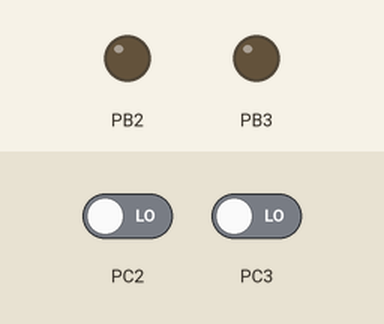
Recording of a program running on a simulated ATmega328P, built with avr-gcc and emulated at 8 MHz. On the bench: output pins drawn as LEDs (lit = HIGH). The test bench sets the inputs (shaded band); at power-on: PC2 LOW, PC3 LOW.

Above: at 1.2 s.
1.3 s: PC2 driven HIGH
At 1.9 s:
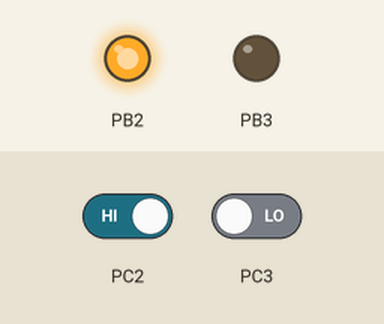
2.8 s: PC3 driven HIGH
At 3.1 s:
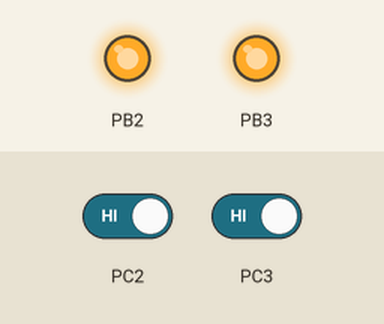
4.3 s: PC2 driven LOW
At 5.4 s:
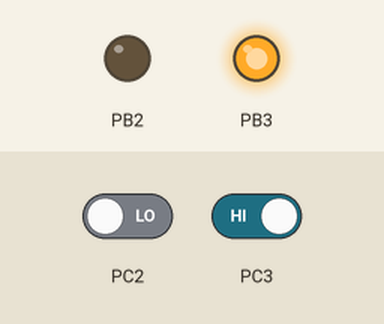
5.8 s: PC3 driven LOW
At 6.5 s:
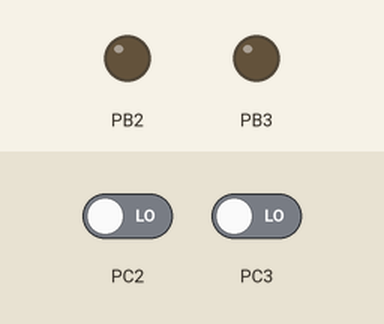
Timing chart, 0 to 8.3 s (numbered marks = the images above; inputs shaded):
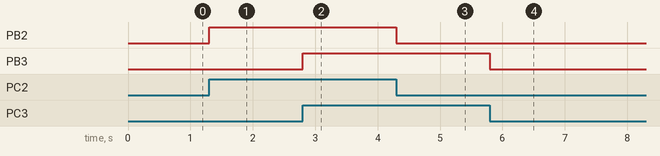

Measured:
- after the input at 1.3 s, PB2: LOW → HIGH at once
- after the input at 2.8 s, PB3: LOW → HIGH at once
- after the input at 4.3 s, PB2: HIGH → LOW at once
- after the input at 5.8 s, PB3: HIGH → LOW at once

The program:

main.c
```c
/*
 * Detectar_Linea.c
 *
 * Created: 3/02/2022 12:14:49 p. m.
 * Author : Carlos F. Quintero
 */
#define F_CPU 8000000U
#include <avr/io.h>
#include <util/delay.h>
#include "Modulo_DeteccionLinea.h"

int main(void)
{
    unsigned char LineaDerecha = 0x04;  //mascara para la detección de la linea por el sensor Derecho robot.
    unsigned char LineaIzquierda = 0x08; //mascara para la detección de la linea por el sensor Izquierdo robot.

    DDRC &= ~(1<<2) & ~(1<<3); // Configura el puerto C2 y C3 como entradas
    DDRB |= (1<<2) | (1<<3); // Configura el puerto B2 Y B3 como salidas

    while (1)
    {
	    if( DeteccionLineaDER(LineaDerecha) && DeteccionLineaIZQ(LineaIzquierda) ){
		    PORTB = (1 << 2) | ( 1 << 3);
	    }
	    else if (  DeteccionLineaDER(LineaDerecha) && !DeteccionLineaIZQ(LineaIzquierda) ){
		    PORTB |= ( 1 << 2 );
		    PORTB &= ~( 1 << 3 );
	    }
	    else if (  !DeteccionLineaDER(LineaDerecha) && DeteccionLineaIZQ(LineaIzquierda) ){
		    PORTB &= ~( 1 << 2 );
		    PORTB |=  ( 1 << 3 );
	    }
	    else{
		    PORTB &= ~( 1 << 2 ) & ~( 1 << 3 );
	    }
    }
    return 1;
}
```

Modulo_DeteccionLinea.c
```c
/*
 * Modulo_DeteccionLinea.c
 *
 * Created: 30/01/2022 12:17:25 p. m.
 *  Author: Carlos F. Quintero
 */

#include <avr/io.h>
#include "Modulo_DeteccionLinea.h"

int DeteccionLineaDER(unsigned char LineaDER)
{
	if (PINC & LineaDER) return 1;
	else return 0;
}

/////////////////////////////////////////////////////////////////////////////////////////////////////////

int DeteccionLineaIZQ(unsigned char LineaIZQ)
{
	if (PINC & LineaIZQ) return 1;
	else return 0;
}
```

Modulo_DeteccionLinea.h
```c
/*
 * Modulo_DeteccionLinea.h
 *
 * Created: 3/02/2022 12:16:10 p. m.
 *  Author: Carlos F. Quintero
 */


#ifndef MODULO_DETECCIONLINEA_H_
#define MODULO_DETECCIONLINEA_H_

int DeteccionLineaDER(unsigned char LineaDER);
int DeteccionLineaIZQ(unsigned char LineaIZQ);

#endif /* MODULO_DETECCIONLINEA_H_ */
```
